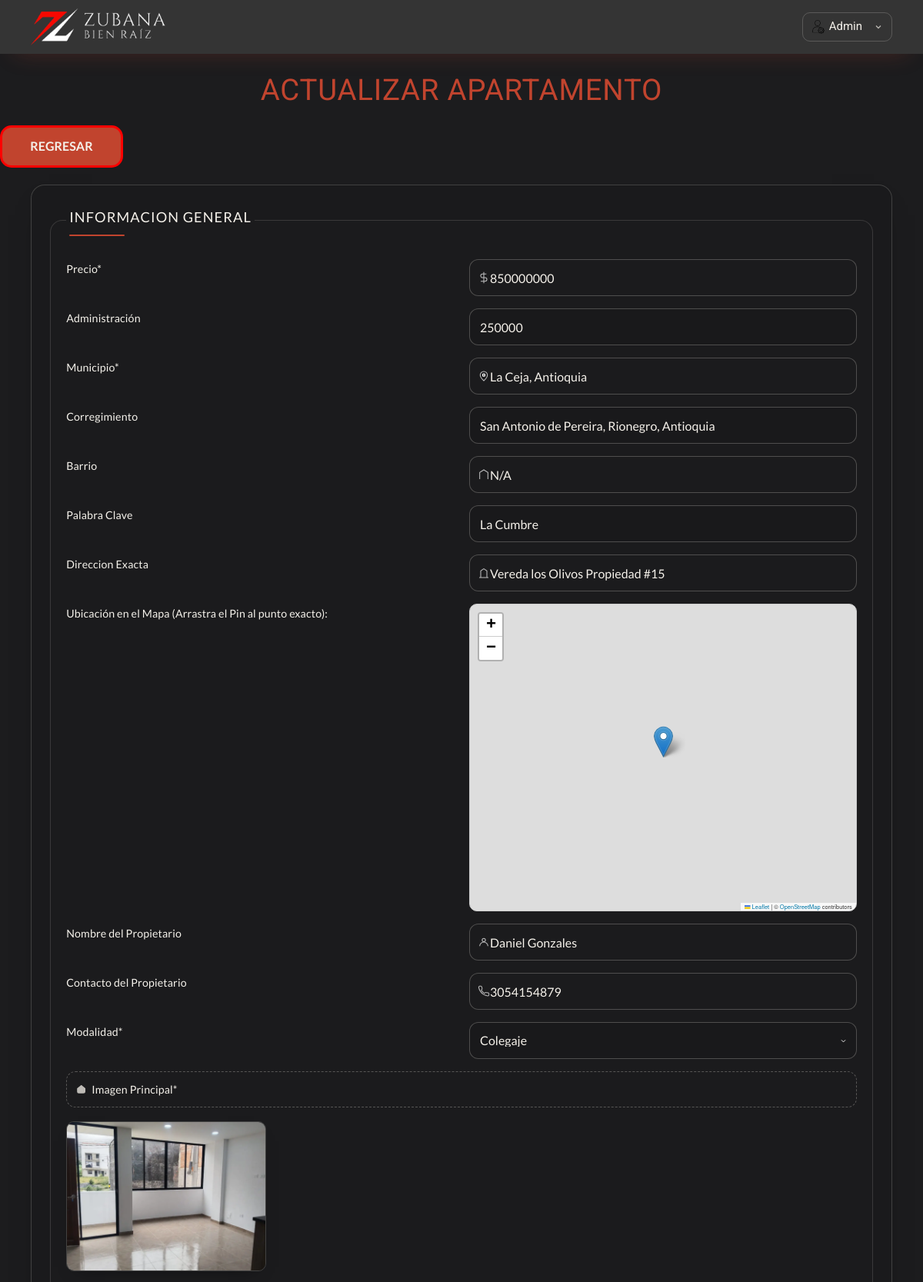
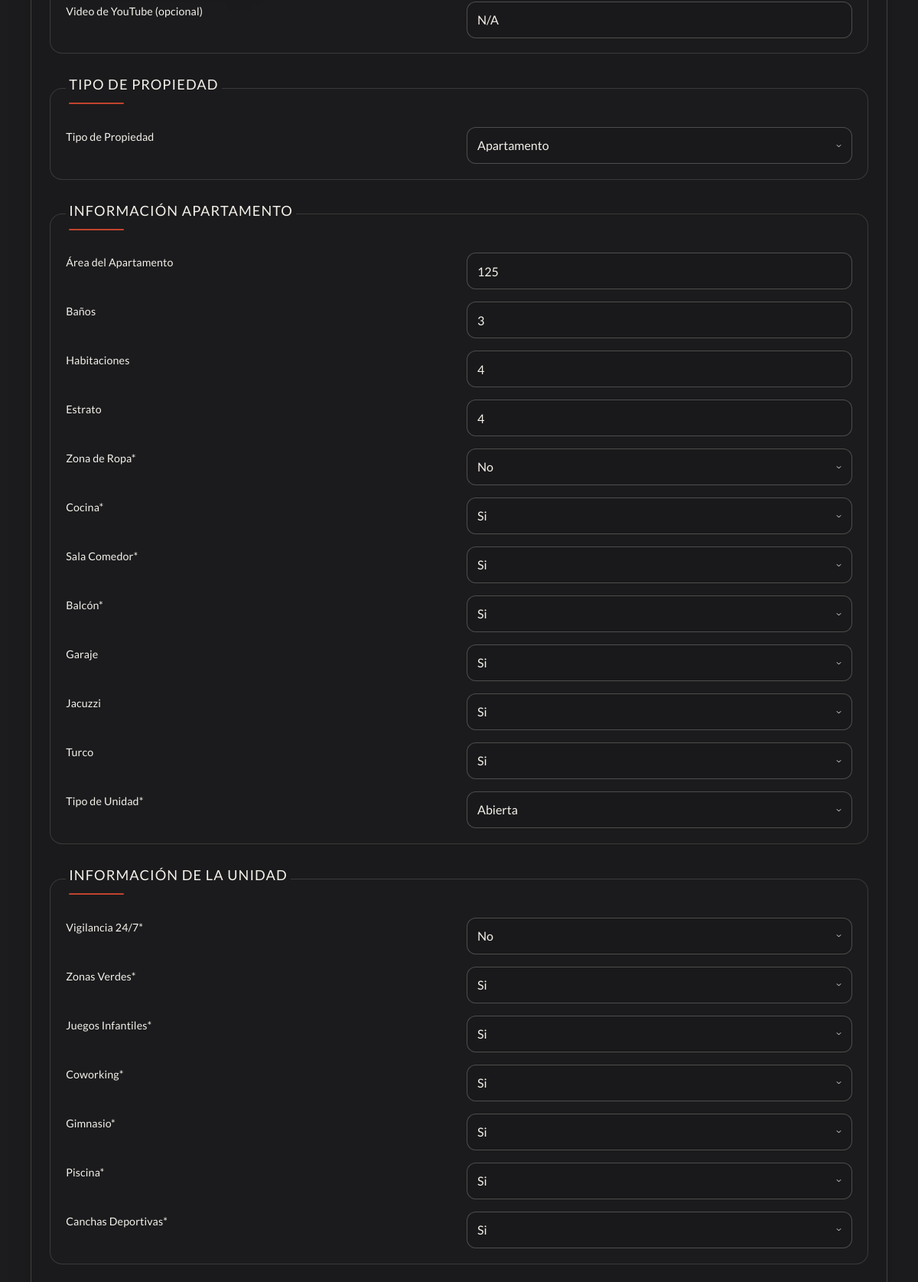
Page /propiedades/actualizar-apartamento?id=26&tipo=Apartamento (signed in, upper part) on the committed database (2 pictures, top to bottom).
### tables this page shows
CREATE TABLE `apartamento` (
  `id` int NOT NULL AUTO_INCREMENT,
  `tenant_id` int NOT NULL,
  `nombre` text,
  `precio` bigint DEFAULT NULL,
  `ubicacion` varchar(120) DEFAULT NULL,
  `direccion` varchar(75) DEFAULT NULL,
  `imagen` varchar(200) DEFAULT NULL,
  `propietario` varchar(100) DEFAULT NULL,
  `contacto` varchar(15) DEFAULT NULL,
  `modalidad` varchar(25) DEFAULT NULL,
  `codigo` varchar(5) DEFAULT NULL,
  `area_total` bigint DEFAULT NULL,
  `habitaciones` int DEFAULT NULL,
  `banos` int DEFAULT NULL,
  `zona_ropa` varchar(5) DEFAULT NULL,
  `cocina` varchar(5) DEFAULT NULL,
  `sala_comedor` varchar(5) DEFAULT NULL,
  `balcon` varchar(5) DEFAULT NULL,
  `estrato` int DEFAULT NULL,
  `garaje` varchar(5) DEFAULT NULL,
  `tipo_unidad` varchar(25) DEFAULT NULL,
  `tipo` varchar(65) DEFAULT NULL,
  `vigilancia` varchar(5) DEFAULT NULL,
  `zonas_verdes` varchar(5) DEFAULT NULL,
  `juegos` varchar(5) DEFAULT NULL,
  `coworking` varchar(5) DEFAULT NULL,
  `gimnasio` varchar(5) DEFAULT NULL,
  `piscina` varchar(5) DEFAULT NULL,
  `cancha` varchar(5) DEFAULT NULL,
  `actualizacion` varchar(65) DEFAULT NULL,
  `descripcion` text,
  `barrio` varchar(255) DEFAULT NULL,
  `administracion` bigint DEFAULT NULL,
  `corregimiento` varchar(125) DEFAULT NULL,
  `palabra_clave` varchar(125) DEFAULT NULL,
  `latitud` decimal(10,8) DEFAULT NULL,
  `longitud` decimal(10,8) DEFAULT NULL,
  `jacuzzi` varchar(5) DEFAULT NULL,
  `turco` varchar(5) DEFAULT NULL,
  `video_url` varchar(500) NOT NULL DEFAULT 'N/A',
  `created_at` timestamp NOT NULL DEFAULT CURRENT_TIMESTAMP,
  PRIMARY KEY (`id`),
  KEY `idx_tenant` (`tenant_id`)
);

### views/crear/formulario.php (the view, shortened to what the rows shown need)
<fieldset>
    <legend>Informacion General</legend>
    <label for="precio">Precio*</label>
    <input type="text" placeholder="Precio de la propiedad" class="precio" id="precio" name="propiedad[precio]" value="<?php echo trim(s($propiedad?->precio ?? '')); ?>">
    <label for="precio">Administración</label>
    <input type="text" placeholder="Si la propiedad no tiene administración, ingresa 0." class="administracion" id="administracion" name="propiedad[administracion]" value="<?php echo trim(s($propiedad?->administracion ?? '')); ?>">
    <label for="ubicacion">Municipio*</label>
    <input type="text" placeholder="Ej: Rionegro, Antioquia" id="ubicacion" name="propiedad[ubicacion]" value="<?php echo trim(s($propiedad?->ubicacion ?? '')); ?>">
    <label for="barrio">Corregimiento</label>
    <input type="text" placeholder="San Antonio de Pereira, Campo no obligatorio" id="corregimiento" name="propiedad[corregimiento]" value="<?php echo trim(s($propiedad?->corregimiento ?? '')); ?>">
    <label for="barrio">Barrio</label>
    <input type="text" placeholder="Ej: El Caney" id="barrio" name="propiedad[barrio]" value="<?php echo trim(s($propiedad?->barrio ?? '')); ?>">
    <label for="barrio">Palabra Clave</label>
    <input type="text" placeholder="No ingresar mas de una palabra clave, Campo no obligatorio" id="palabra_clave" name="propiedad[palabra_clave]" value="<?php echo trim(s($propiedad?->palabra_clave ?? '')); ?>">
    <label for="direccion">Direccion Exacta</label>
    <input type="text" placeholder="Calle 40 #73-21" id="direccion" name="propiedad[direccion]" value="<?php echo trim(s($propiedad?->direccion ?? '')); ?>">
    <label>Ubicación en el Mapa (Arrastra el Pin al punto exacto):</label>
    <div id="mapa-formulario" style="height: 400px; width: 100%; border: 1px solid #ccc; border-radius: 10px;"></div>
    <label for="propietario">Nombre del Propietario</label>
    <input type="text" placeholder="Propietario" id="propietario" name="propiedad[propietario]" value="<?php echo trim(s($propiedad?->propietario ?? '')); ?>">
    <label for="contacto">Contacto del Propietario</label>
    <input type="tel" placeholder="Contacto" id="contacto" name="propiedad[contacto]" value="<?php echo trim(s($propiedad?->contacto ?? '')); ?>">
    <label for="modalidad">Modalidad*</label>
    <select id="modalidad" class="select-estilizado" name="propiedad[modalidad]" required>
    <option value="Colegaje" <?php echo ($propiedad?->modalidad ?? '') === 'Colegaje' ? 'selected' : ''; ?>>Colegaje</option>
    </select>
    <label for="imagen" class="custom-file-label">Imagen Principal*</label>
    <?php if(!empty($propiedad?->imagen)) { ?>
    <img src="<?php echo urlImagen($propiedad->imagen) ?>" alt="" class="imagen-peque">
    <?php } ?>
    <label for="video_url">Video de YouTube (opcional)</label>
    <input type="text" placeholder="Pega aquí el enlace del video de YouTube del inmueble." id="video_url" name="propiedad[video_url]" value="<?php echo trim(s($propiedad?->video_url ?? '')); ?>">
</fieldset>

### views/crear/actualizar-apartamento.php (shortened to what the rows shown need)
<main class="contenedor crear">
    <h1>actualizar Apartamento</h1>
    <form action="" class="formulario" method="POST" enctype="multipart/form-data">
        <?php include __DIR__ . '/formulario.php'; ?>
    <fieldset>
    <legend>Tipo de Propiedad</legend>
        <label for="tipo-propiedad">Tipo de Propiedad</label>
        <select id="tipo-propiedad" class="select-estilizado" name="propiedad[tipo]">
            <option value="Apartamento" <?php echo ($propiedad?->tipo === 'Apartamento') ? 'selected' : ''; ?>>Apartamento</option>
        </select>
    </fieldset>
    <fieldset>
        <legend>Información Apartamento</legend>
        <label for="area">Área del Apartamento</label>
        <input type="text" placeholder="En m2 el valor" id="area" class="areas" name="propiedad[area_total]" value="<?php echo trim(s($propiedad?->area_total ?? '')); ?>">
        <label for="wc">Baños</label>
        <input type="number" placeholder="Ej: 5 - Solo el Valor" id="wc" name="propiedad[banos]" value="<?php echo is_numeric($propiedad?->banos) ? $propiedad->banos : ''; ?>">
        <label for="habitaciones">Habitaciones</label>
        <input type="number" placeholder="Ej: 4 - Solo el Valor" id="habitaciones" name="propiedad[habitaciones]" value="<?php echo is_numeric($propiedad?->habitaciones) ? $propiedad->habitaciones : ''; ?>">
        <label for="estrato">Estrato</label>
        <input type="number" placeholder="Ej: 3 - Solo el Valor" id="estrato" name="propiedad[estrato]" value="<?php echo is_numeric($propiedad?->estrato) ? $propiedad->estrato : ''; ?>">
        <label for="zona_ropa">Zona de Ropa*</label>
        <select id="zona_ropa" class="select-estilizado" name="propiedad[zona_ropa]">
            <option value="No" <?php echo ($propiedad?->zona_ropa === 'No') ? 'selected' : ''; ?>>No</option>
        </select>
        <label for="cocina">Cocina*</label>
        <select id="cocina" class="select-estilizado" name="propiedad[cocina]">
            <option value="Si" <?php echo ($propiedad?->cocina === 'Si') ? 'selected' : ''; ?>>Si</option>
        </select>
        <label for="sala_comedor">Sala Comedor*</label>
        <select id="sala" class="select-estilizado" name="propiedad[sala_comedor]">
            <option value="Si" <?php echo ($propiedad?->sala_comedor === 'Si') ? 'selected' : ''; ?>>Si</option>
        </select>
        <label for="balcon">Balcón*</label>
        <select id="sala" class="select-estilizado" name="propiedad[balcon]">
            <option value="Si" <?php echo ($propiedad?->balcon === 'Si') ? 'selected' : ''; ?>>Si</option>
        </select>
        <label for="garaje">Garaje</label>
        <select id="sala" class="select-estilizado" name="propiedad[garaje]">
            <option value="Si" <?php echo ($propiedad?->garaje === 'Si') ? 'selected' : ''; ?>>Si</option>
        </select>
        <label for="jacuzzi">Jacuzzi</label>
        <select id="jacuzzi" class="select-estilizado" name="propiedad[jacuzzi]">
            <option value="Si" <?php echo ($propiedad?->jacuzzi === 'Si') ? 'selected' : ''; ?>>Si</option>
        </select>
        <label for="turco">Turco</label>
        <select id="turco" class="select-estilizado" name="propiedad[turco]">
            <option value="Si" <?php echo trim(($propiedad?->turco === 'Si') ? 'selected' : ''); ?>>Si</option>
        </select>
        <label for="tipo-unidad">Tipo de Unidad*</label>
        <select id="tipo-unidad" class="select-estilizado" name="propiedad[tipo_unidad]">
            <option value="abierta" <?php echo ($propiedad?->tipo_unidad === 'abierta') ? 'selected' : ''; ?>>Abierta</option>
        </select>
    </fieldset>
    <fieldset>
        <legend>Información de la Unidad</legend>
        <label for="vigilancia">Vigilancia 24/7*</label>
        <select id="vigilancia" class="select-estilizado" name="propiedad[vigilancia]">
            <option value="No" <?php echo ($propiedad?->vigilancia === 'No') ? 'selected' : ''; ?>>No</option>
        </select>
        <label for="zonas_verdes">Zonas Verdes*</label>
        <select id="zonas_verdes" class="select-estilizado" name="propiedad[zonas_verdes]">
            <option value="Si" <?php echo ($propiedad?->zonas_verdes === 'Si') ? 'selected' : ''; ?>>Si</option>
        </select>
        <label for="juegos">Juegos Infantiles*</label>
        <select id="juegos" class="select-estilizado" name="propiedad[juegos]">
            <option value="Si" <?php echo ($propiedad?->juegos === 'Si') ? 'selected' : ''; ?>>Si</option>
        </select>
        <label for="coworking">Coworking*</label>
        <select id="coworking" class="select-estilizado" name="propiedad[coworking]">
            <option value="Si" <?php echo ($propiedad?->coworking === 'Si') ? 'selected' : ''; ?>>Si</option>
        </select>
        <label for="gimnasio">Gimnasio*</label>
        <select id="gimnasio" class="select-estilizado" name="propiedad[gimnasio]">
            <option value="Si" <?php echo ($propiedad?->gimnasio === 'Si') ? 'selected' : ''; ?>>Si</option>
        </select>
        <label for="piscina">Piscina*</label>
        <select id="piscina" class="select-estilizado" name="propiedad[piscina]">
            <option value="Si" <?php echo ($propiedad?->piscina === 'Si') ? 'selected' : ''; ?>>Si</option>
        </select>
        <label for="cancha">Canchas Deportivas*</label>
        <select id="cancha" class="select-estilizado" name="propiedad[cancha]">
            <option value="Si" <?php echo ($propiedad?->cancha === 'Si') ? 'selected' : ''; ?>>Si</option>
        </select>
    </fieldset>
    </form>
</main>

### rows in the picture
apartamento: precio "850000000", administracion "250000", ubicacion "La Ceja, Antioquia", corregimiento "San Antonio de Pereira, Rionegro, Antioquia", barrio "N/A", palabra_clave "La Cumbre", direccion "Vereda los Olivos Propiedad #15", propietario "Daniel Gonzales", contacto "3054154879", modalidad "Colegaje", imagen (picture), video_url "N/A", tipo "Apartamento", area_total "125", banos "3", habitaciones "4", estrato "4", zona_ropa "No", cocina "Si", sala_comedor "Si", balcon "Si", garaje "Si", jacuzzi "Si", tipo_unidad "Abierta", vigilancia "No", zonas_verdes "Si", juegos "Si", coworking "Si", gimnasio "Si", piscina "Si", cancha "Si"
